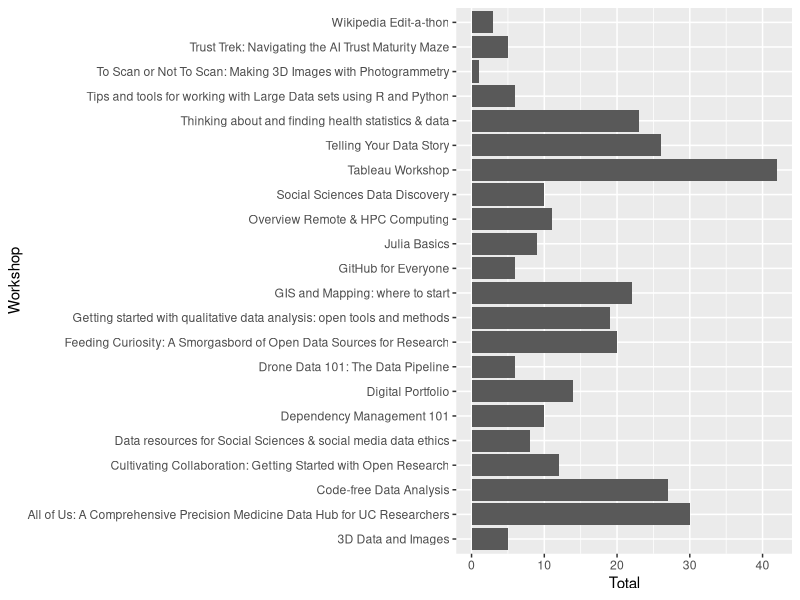

Recreate this plot in R. (Note: this script raises an error after producing the figure.)
## Analytics for UCSF Data

## load packages
install.packages("readxl")
library(readxl)
library(ggplot2)
library(forcats)

## read in data
data <- read_excel("UCSFData.xlsx", sheet = "Workshops")

# Make a basic plot
ggplot(data, aes(x=Workshop, y=Total)) +
  geom_bar(stat = "identity") +  coord_flip()

#re-order based on amount
data %>%
  mutate(Workshop = fct_reorder(Workshop, Total)) %>%
  ggplot( aes(x=Workshop, y=Total)) +
  geom_bar(stat="identity") +
  coord_flip()+
  geom_text(aes(label = Total), colour = "white", position = position_stack(vjust = 0.5), size = 3)
